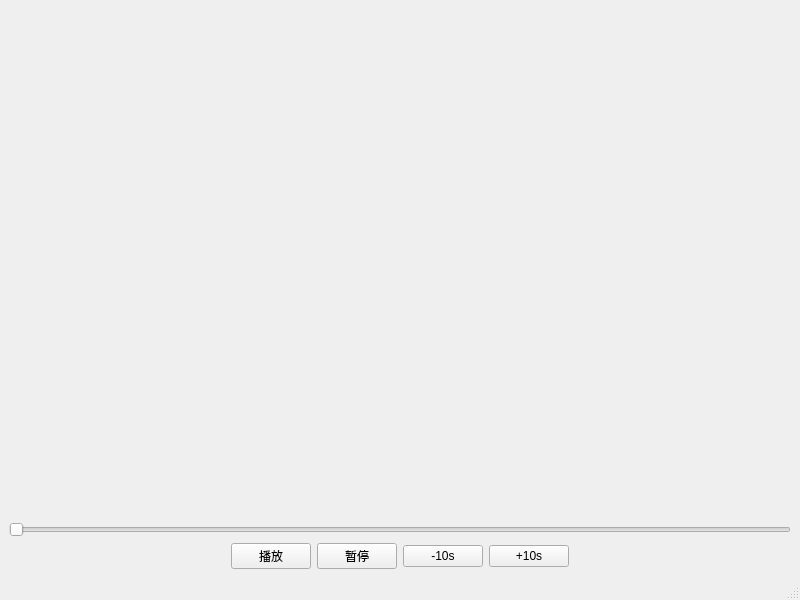
<?xml version="1.0" encoding="UTF-8"?>
<ui version="4.0">
 <class>MainWindow</class>
 <widget class="QMainWindow" name="MainWindow">
  <property name="geometry">
   <rect>
    <x>0</x>
    <y>0</y>
    <width>800</width>
    <height>600</height>
   </rect>
  </property>
  <property name="windowTitle">
   <string>MainWindow</string>
  </property>
  <widget class="QWidget" name="centralwidget">
   <layout class="QVBoxLayout" name="verticalLayout" stretch="3,1,0,0">
    <item>
     <widget class="QWidget" name="widget" native="true"/>
    </item>
    <item>
     <widget class="QChartView" name="durPcmChartView" native="true"/>
    </item>
    <item>
     <widget class="QSlider" name="horizontalSlider">
      <property name="orientation">
       <enum>Qt::Horizontal</enum>
      </property>
     </widget>
    </item>
    <item>
     <layout class="QHBoxLayout" name="horizontalLayout">
      <item>
       <spacer name="horizontalSpacer">
        <property name="orientation">
         <enum>Qt::Horizontal</enum>
        </property>
        <property name="sizeHint" stdset="0">
         <size>
          <width>40</width>
          <height>20</height>
         </size>
        </property>
       </spacer>
      </item>
      <item>
       <widget class="QPushButton" name="btnPlay">
        <property name="text">
         <string>播放</string>
        </property>
       </widget>
      </item>
      <item>
       <widget class="QPushButton" name="btnPause">
        <property name="text">
         <string>暂停</string>
        </property>
       </widget>
      </item>
      <item>
       <widget class="QPushButton" name="btnRewind">
        <property name="text">
         <string>-10s</string>
        </property>
       </widget>
      </item>
      <item>
       <widget class="QPushButton" name="btnForward">
        <property name="text">
         <string>+10s</string>
        </property>
       </widget>
      </item>
      <item>
       <spacer name="horizontalSpacer_2">
        <property name="orientation">
         <enum>Qt::Horizontal</enum>
        </property>
        <property name="sizeHint" stdset="0">
         <size>
          <width>40</width>
          <height>20</height>
         </size>
        </property>
       </spacer>
      </item>
     </layout>
    </item>
   </layout>
  </widget>
  <widget class="QMenuBar" name="menubar">
   <property name="geometry">
    <rect>
     <x>0</x>
     <y>0</y>
     <width>800</width>
     <height>21</height>
    </rect>
   </property>
  </widget>
  <widget class="QStatusBar" name="statusbar"/>
 </widget>
 <customwidgets>
  <customwidget>
   <class>QChartView</class>
   <extends>QWidget</extends>
   <header>QChartView.h</header>
   <container>1</container>
  </customwidget>
 </customwidgets>
 <resources/>
 <connections/>
</ui>
